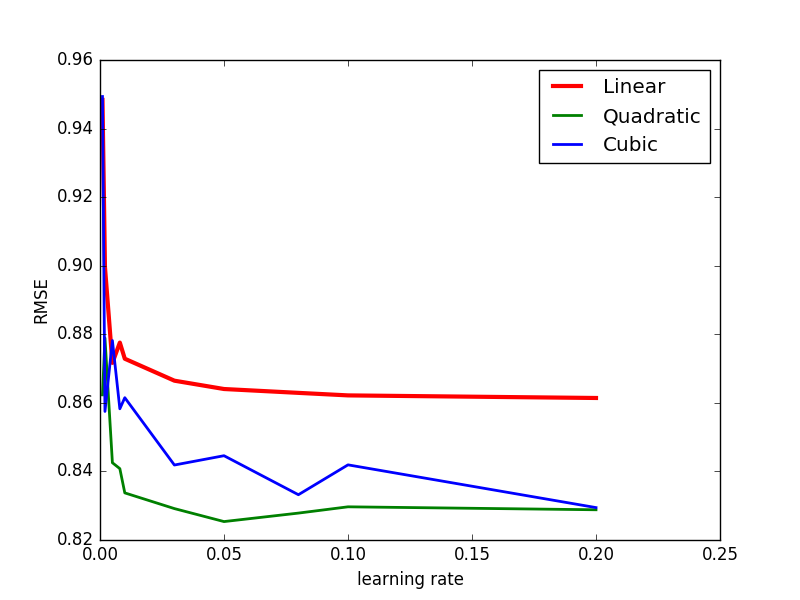

Write Python code to recreate this figure.
from pandas import DataFrame   # To get R-like functionality - to strore data in the form of dataframe, for convenient handling, as in R
from pandas import read_csv	 	# to read data from csv file into a DataFrame
import numpy as np
from math import sqrt
import matplotlib.pyplot as plt
from itertools import combinations_with_replacement

path='kc_house_data.csv'

def data_reader(file_path):
	data=read_csv(file_path)
	n_rows=data.shape[0]
	n_cols=data.shape[1]

	train_set_count=int(n_rows*0.8)

	train_param=data.iloc[:train_set_count,:n_cols-1]      # stores the training set's attributes alone
	train_target=data.iloc[:train_set_count,n_cols-1]  # stores the training set's target values

	test_param=data.iloc[train_set_count:,:n_cols-1]      # stores the training set's attributes alone
	test_target=data.iloc[train_set_count:,n_cols-1]  # stores the training set's target values

	return train_param,train_target,test_param,test_target



# retuns the partial differential for the MSE cost function- for the provided theta_vector and the x_vector
# expects a everything as numpy arrays and matrices
def mse_partial_differential(theta_vector,x_vectors,y_values):              
	predictions=np.dot(x_vectors,theta_vector)
	Y=np.subtract(predictions,y_values)
	Y=np.dot(Y.transpose(),x_vectors)
	return np.divide(Y,x_vectors.shape[0])    

# since the default value of regularization_param is 0, the function uses unregularized version by default
def grad_desc(learn_rate,cost_func_type,x_vectors,y_values,regularization_param=0):	
	n_features=x_vectors.shape[1]
	theta_vector= np.random.rand(n_features,1)   # 5 rows; 1 col
	partial_derivative=0

	iteration_count=0
	difference_ratio=1

	old_cost_value=1
	cost_value=0

	
	#(:,np.newaxis)
	while difference_ratio>0.0001:
		new_theta_vector=np.zeros(theta_vector.shape)
		if cost_func_type=='MSE':
			partial_derivative=mse_partial_differential(theta_vector,x_vectors,y_values)	
			partial_derivative=partial_derivative.transpose()

		for j in range(theta_vector.shape[0]):
			# not using regularization for theta_0	
			if(j!=0):	
				new_theta_vector[j,0]=theta_vector[j,0]*(1.0-learn_rate*(float(regularization_param)/float(x_vectors.shape[0])))-learn_rate*partial_derivative[j,0]
			if(j==0):
				new_theta_vector[j,0]=theta_vector[j,0]-learn_rate*partial_derivative[j,0]
			#END FOR

			
		theta_vector=new_theta_vector
		
		predictions=get_predictions(theta_vector,x_vectors)
		cost_value=get_mse(predictions,y_values,theta_vector=theta_vector,regularization_param=regularization_param)
		if iteration_count==0:
			old_cost_value=cost_value
			difference_ratio=1
		else:
			difference_ratio=(old_cost_value-cost_value)/old_cost_value
			old_cost_value=cost_value
		iteration_count+=1

	print "\t#iterations: ",iteration_count
	return theta_vector


# Z-NORMALIZATION FUNCTION: takes numpy matrices. assumes that the matrix is passed in the row-major form...
#...-ie, as an array of rows of the matrix
# start and end col give additional parameters to specify which all columns are to be normalized
# M must be a matrix (NOT array), with non-null rows and cols
def Z_norm(M,start_col=1,end_col=None,norm_param=None):
	
	if norm_param is None:
		mean_vector=np.mean(M,axis=0)            
		std_dev_vector=np.std(M,axis=0)
	else:
		mean_vector=norm_param[0]
		std_dev_vector=norm_param[1]

	if end_col is None:
		end_col=M.shape[1]

	for i in range(start_col,end_col):    # not doing the operation for x_0
		M[:,i]=(M[:,i]-mean_vector[i])/std_dev_vector[i]

	if norm_param is  None:
		return M,(mean_vector,std_dev_vector)
	else:
		return M

# if test_param be: nX5, learned params should be 5X1 => output: nX1 (coulumn matrix)
def get_predictions(learned_params,test_param):
	predictions=np.dot(test_param,learned_params)
	return predictions


# takes both parameters as np arrays of COLUMN TYPE  only
def get_mse(test_predictions,test_target,theta_vector=None,regularization_param=0,use_RMSE=False):
	mse=0
	if test_predictions.shape!=test_target.shape:
		print "ERROR: get_mse(): incompatible arrays",test_predictions.shape,test_target.shape
		exit()
	A=np.subtract(test_predictions,test_target)
	A=np.square(A)
	mse=np.sum(A)

	if not use_RMSE:
		if theta_vector is not None:
			x=np.square(theta_vector)
			x=np.sum(x)
			mse+=regularization_param*x
		mse=float(mse)/float(A.shape[0])
		return mse/2
	else:
		mse=float(mse)/float(A.shape[0])
		return sqrt(mse)


def main():

	n_features=0

	train_param,train_target,test_param,test_target=data_reader(path)
	n_features=train_param.shape[1]+1   # x_0 to be inserted yet
	train_param.insert(0,'x_0',[1]*train_param.shape[0])
	test_param.insert(0,'x_0',[1]*test_param.shape[0])

	train_param=train_param.as_matrix()
	test_param=test_param.as_matrix()
	train_target=train_target.as_matrix()
	test_target=test_target.as_matrix()
	train_target=train_target[:,np.newaxis]
	test_target=test_target[:,np.newaxis]

	# norm_param is the tuple (mu,std_dev)- to store the mean and the standard deviation ...
	# ...of the training set, for each feature (other than x_0)
	
	train_target,norm_param_target=Z_norm(train_target,start_col=0,end_col=1)
	test_target=Z_norm(test_target,start_col=0,end_col=1,norm_param=norm_param_target)




	learning_rates=[0.001,0.002,0.005,0.008,0.01,0.03,0.05,0.08,0.1,0.2]#,0.3,0.5]#

	# for LINEAR COMBINATIONS:
	print "With Linear combination of features : \n"

	# NORMALIZING
	new_train_param,norm_param=Z_norm(train_param)             # (x-mu)/sigma
	new_test_param=Z_norm(test_param,norm_param=norm_param)  # normalizing the test parameters according to the parameters(mu,sigma) obtained for the train set


	errors_lin=[]

	for rate in learning_rates:
		print"\tLearning Rate: ",rate
		learned_params=learned_params=grad_desc(rate,'MSE',new_train_param,train_target)
		test_predictions=get_predictions(learned_params,new_test_param)
		error=get_mse(test_predictions,test_target,use_RMSE=True)
		errors_lin.append(error)
		print "\tLearned Parameters: ",learned_params.transpose()
		print "\tRMSE: ",error
	#print errors_lin



	# creating ALL QUADRATIC COMBINATIONS- (x_0,x_0),(x_0,x_1)....(x_2,x_2),(x_2,x_3).. and so on   :
	# NOTE : as x_0=1, this methhid ensures that ALL ORIGINAL FEATURES ARE PRESENT themselves as well
	print "\n\n\nQuadratic Combinations: UPTO 2nd ORDER TERMS TAKEN: the considered features are the features themselves, their squares and products of 2 taken at a time"

	all_feature_combinations=list(combinations_with_replacement(range(n_features),2))
	new_train_param=np.zeros((train_param.shape[0],len(all_feature_combinations)))
	new_test_param=np.zeros((test_param.shape[0],len(all_feature_combinations)))
	for i in range(len(all_feature_combinations)):
		col_1=all_feature_combinations[i][0]
		col_2=all_feature_combinations[i][1]
		new_train_param[:,i]=np.multiply(train_param[:,col_1],train_param[:,col_2])
		new_test_param[:,i]=np.multiply(test_param[:,col_1],test_param[:,col_2])	
	# end for

	new_train_param,norm_param=Z_norm(new_train_param)             # (x-mu)/sigma
	new_test_param=Z_norm(new_test_param,norm_param=norm_param)  # normalizing the test parameters according to the parameters(mu,sigma) obtained for the train set

	errors_quad=[]
	for rate in learning_rates:
		print"\tLearning Rate: ",rate
		learned_params=learned_params=grad_desc(rate,'MSE',new_train_param,train_target)
		test_predictions=get_predictions(learned_params,new_test_param)
		error=get_mse(test_predictions,test_target,use_RMSE=True)
		errors_quad.append(error)
		print "\tLearned Parameters: ",learned_params.transpose()
		print "\tRMSE: ",error
	#print errors_quad




	# creating ALL CUBIC COMBINATIONS- (x_0,x_0,x_0),(x_0,x_0,x_1)....(x_2,x_2,x_2),(x_2,x_2,x_3).. and so on   :
	# NOTE : as x_0=1, this methhid ensures that ALL ORIGINAL FEATURES ARE PRESENT themselves as well
	print "\n\n\nCubic Combinations: UPTO 3rd ORDER TERMS TAKEN: the considered features are the features themselves, their squares,cubes and products of 3 taken at a time"



	all_feature_combinations=list(combinations_with_replacement(range(n_features),3))
	new_train_param=np.zeros((train_param.shape[0],len(all_feature_combinations)))
	new_test_param=np.zeros((test_param.shape[0],len(all_feature_combinations)))
	for i in range(len(all_feature_combinations)):
		col_1=all_feature_combinations[i][0]
		col_2=all_feature_combinations[i][1]
		col_3=all_feature_combinations[i][2]
		new_train_param[:,i]=np.multiply(train_param[:,col_1],train_param[:,col_2])
		new_train_param[:,i]=np.multiply(new_train_param[:,i],train_param[:,col_3])
		new_test_param[:,i]=np.multiply(test_param[:,col_1],test_param[:,col_2])
		new_test_param[:,i]=np.multiply(new_test_param[:,i],test_param[:,col_3])	
	# end for

	new_train_param,norm_param=Z_norm(new_train_param)             # (x-mu)/sigma
	new_test_param=Z_norm(new_test_param,norm_param=norm_param)  # normalizing the test parameters according to the parameters(mu,sigma) obtained for the train set


	errors_cubic=[]
	for rate in learning_rates:
		print"\tLearning Rate: ",rate
		learned_params=learned_params=grad_desc(rate,'MSE',new_train_param,train_target)
		test_predictions=get_predictions(learned_params,new_test_param)
		error=get_mse(test_predictions,test_target,use_RMSE=True)
		errors_cubic.append(error)
		print "\tLearned Parameters: ",learned_params.transpose()
		print "\tRMSE: ",error
	#print errors_cubic


	l1,l2,l3=plt.plot(learning_rates,errors_lin,learning_rates,errors_quad,learning_rates,errors_cubic)
	plt.setp(l1,linewidth=3,color='r')
	plt.setp(l2,linewidth=2,color='g')
	plt.setp(l3,linewidth=2,color='b')
	plt.legend([l1,l2,l3],['Linear','Quadratic','Cubic'])
	plt.xlabel('learning rate')
	plt.ylabel('RMSE')
	#plt.xticks(np.arange(min(learning_rates), max(learning_rates)+1, 0.05))
	plt.savefig("ass1_c.png")
	

main()